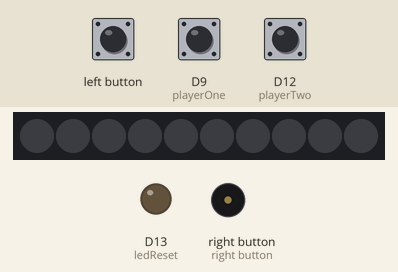
Simulated run of this sketch. Board: Adafruit Circuit Playground Express. Parts: 10 RGB LEDs in strip order, left to right, output pins drawn as LEDs (lit = HIGH), buzzer (waves = sounding). The inputs (shaded band) are chosen by the test bench; at power-on: D9 (playerOne) HIGH, D12 (playerTwo) HIGH. Dim RGB values are drawn brighter than linear.

Above: at 1.2 s.
1.3 s: left button pressed for 0.15 s
At 2.1 s:
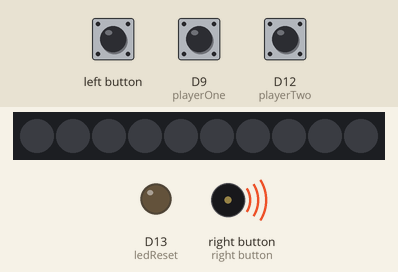
4.4 s: D9 (playerOne) pulled LOW for 1 s
At 6.5 s:
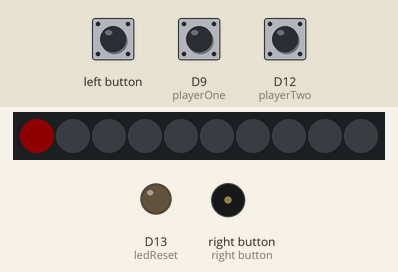
6.9 s: left button pressed for 1 s
At 7.7 s:
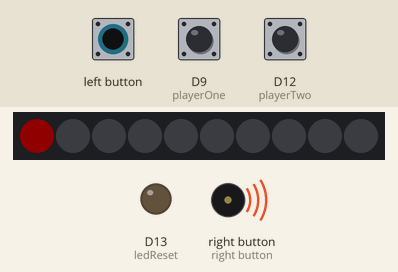
10.9 s: D12 (playerTwo) pulled LOW for 0.15 s
At 12.1 s:
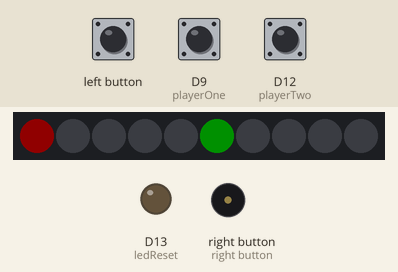
12.5 s: left button pressed for 0.15 s
At 13.3 s:
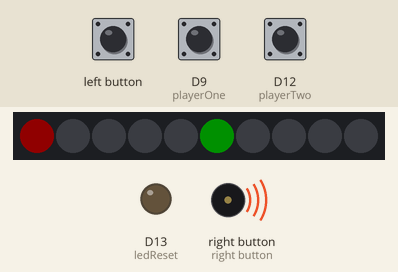
15.6 s: D12 (playerTwo) pulled LOW for 1 s
At 17.6 s:
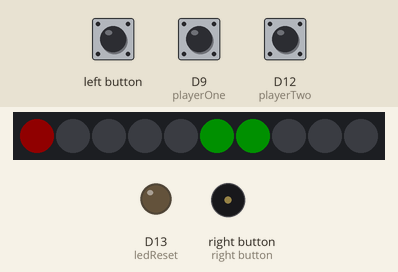
Timing chart, 0 to 19.1 s (numbered marks = the images above; inputs shaded):
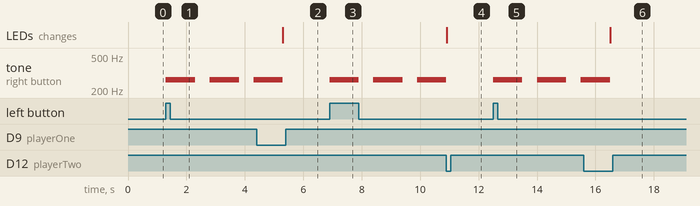

Measured:
- after the input at 1.3 s, tone on right button: alternates 262 Hz for 1.0 s and silent for 0.50 s, starting at once
- after the input at 4.4 s, D13 (ledReset): stays LOW (without the input it goes to HIGH after 0.90 s); the LEDs: change after 0.90 s (image 2)
- after the input at 6.9 s, tone on right button: alternates 262 Hz for 1.0 s and silent for 0.50 s, starting at once
- after the input at 10.9 s, D13 (ledReset): stays LOW (without the input it goes to HIGH after 0.00 s); the LEDs: change at once (image 4)
- after the input at 12.5 s, tone on right button: alternates 262 Hz for 1.0 s and silent for 0.50 s, starting at once
- after the input at 15.6 s, D13 (ledReset): stays LOW (without the input it goes to HIGH after 0.90 s); the LEDs: change after 0.90 s (image 6)

The sketch:

QuickPressGame.ino
```cpp
#include<Adafruit_CircuitPlayground.h>

int playerOne = 9;
int playerTwo = 12;
int gameReset = 4;
int pinTone = 5;
int ledReset = 13;

int playerOnePixels[5] = {0, 1, 2, 3, 4};
int playerTwoPixels[5] = {5, 6, 7, 8, 9};

int playerOneScore = 0;
int playerTwoScore = 0;

bool pressedReset = false;


void setup() {
  // put your setup code here, to run once:

  //start Circuit Playground's library
  CircuitPlayground.begin();

  // declare button pins
  pinMode(playerOne, INPUT_PULLUP);
  pinMode(playerTwo, INPUT_PULLUP);
  pinMode(gameReset, INPUT);
  pinMode(ledReset, OUTPUT);

}

void loop() {
  // put your main code here, to run repeatedly:

  // create variables to hold whether button is pressed or not
  int buttonOne = digitalRead(playerOne);
  int buttonTwo = digitalRead(playerTwo);
  int buttonReset = digitalRead(gameReset);

  if (buttonReset == HIGH && pressedReset == false) {
    tone(pinTone, 262, 1000);
    delay(1000);
    noTone(pinTone);
    delay(500);
    tone(pinTone, 262, 1000);
    delay(1000);
    noTone(pinTone);
    delay(500);
    tone(pinTone, 262, 1000);
    delay(1000);
    noTone(pinTone);
    digitalWrite(ledReset, HIGH);
    pressedReset = true;
  }

  if (buttonOne == LOW && pressedReset == true || buttonTwo == LOW && pressedReset == true) {
    if (buttonOne == LOW) {
      playerOneScore = playerOneScore + 1;
      pressedReset = false;
      digitalWrite(ledReset, LOW);
    }
    if (buttonTwo == LOW) {
      playerTwoScore = playerTwoScore + 1;
      pressedReset = false;
      digitalWrite(ledReset, LOW);
    }
  }

  for (int i = 0; i < playerOneScore; i++) {
    CircuitPlayground.setPixelColor(playerOnePixels[i], 200, 0, 0);
  }

  for (int t = 0; t < playerTwoScore; t++) {
    CircuitPlayground.setPixelColor(playerTwoPixels[t], 0, 200, 0);
  }

}
```
